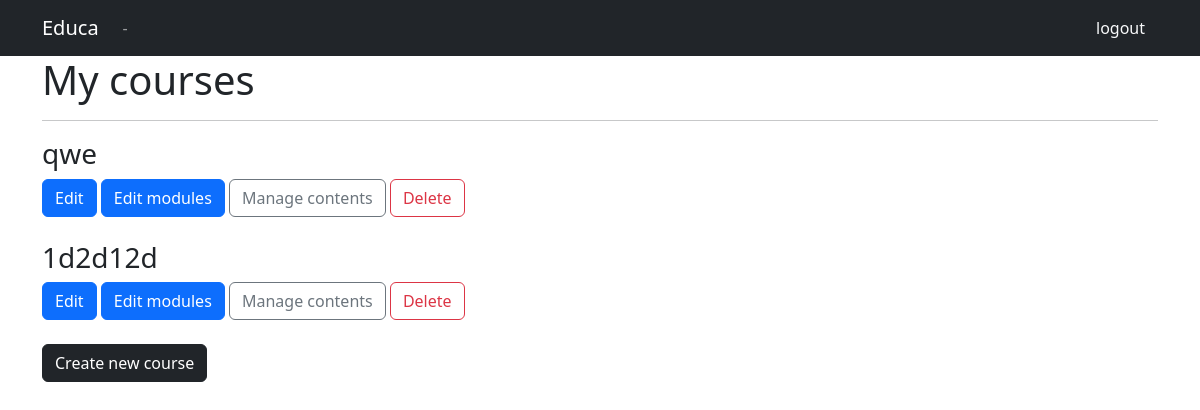
The app's page /course/mine/ (signed in) with its own data.
### courses/models.py (models this page shows, shortened)
class Course(models.Model):
    owner = models.ForeignKey(User, related_name='courses_created', on_delete=models.CASCADE)
    subject = models.ForeignKey(Subject, related_name='courses', on_delete=models.CASCADE)
    title = models.CharField(max_length=200)
    slug = models.SlugField(max_length=200, unique=True)
    overview = models.TextField()
    created = models.DateTimeField(auto_now_add=True)
    class Meta:
        ordering = ['-created']

### courses/views.py (the view)
# urls.py: path('mine/', views.ManageCourseListView.as_view(), name='manage_course_list'),
class ManageCourseListView(OwnerCourseMixin, ListView):
    template_name = 'courses/manage/course/list.html'

### courses/views.py (called while the page is built)
    def get_queryset(self):
        qs = super(OwnerMixin, self).get_queryset()
        return qs.filter(owner=self.request.user)

### courses/templates/courses/manage/course/list.html (shortened to what this page needs)
{% extends "base.html" %}
{% block content %}
    <div class="container">
        <h1>My courses</h1><hr>
        {% for course in object_list %}
            <div class="pb-4 float-top">
                <h3>{{ course.title }}</h3>
                    <a href="{% url "course_edit" course.id %}" class="btn btn-primary">Edit</a>
                    <a href="{% url "course_module_update" course.id %}" class="btn btn-primary">Edit modules</a>
                    {% if course.modules.count > 0 %}
                        <a href="{% url "module_content_list" course.modules.first.id %}" class="btn btn-outline-secondary"> Manage contents</a>
                    {% endif %}
                <a href="{% url "course_delete" course.id %}" class="btn btn-outline-danger">Delete</a>
            </div>
            {% empty %}
            <p>You haven't created any courses yet.</p>
        {% endfor %}
        <a href="{% url "course_create" %}" class="btn btn-dark">Create new course</a>
    </div>
{% endblock %}

### courses/templates/base.html (style rules this page uses)
a { text-decoration: none; }

### records on screen
Course: title "qwe", shows "Manage contents"
Course: title "1d2d12d", shows "Manage contents"
